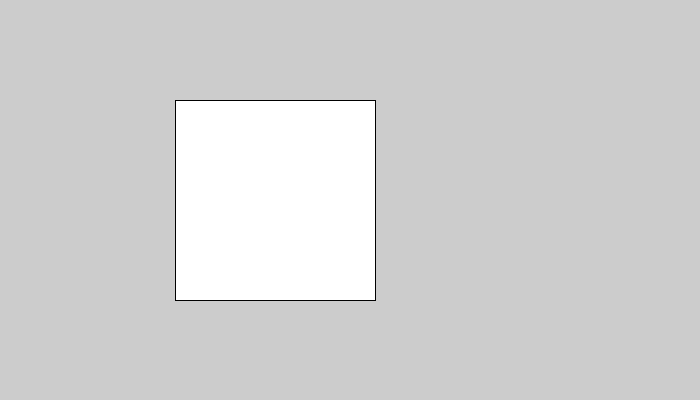
Frame 1 (no input)
Frame 60 (the mouse pressed at the canvas centre just before this capture): identical to frame 1, image omitted
Frame 120 (the mouse held since frame 60 and released just before this capture): identical to frame 1, image omitted

The Processing sketch that drew this single still picture (run headless with seeded random() and noise(); from frame 60 on, the mouse is pressed at the canvas centre):

// Processing sketch: Hello_World
// ── Hello_World.pde
//Global Variables
int appWidth, appHeight;
float centerWidth, centerHeight, xStart, yStart, widthRect, heightRect;

//
void setup() {
  //Declare Display Geometry: square, landscape, portrait
  size(700, 400); //Use size for debugging
  //fullScreen(); //Use fullScreen for easy deployment
  appWidth = width;
  appHeight = height;
  //
  //Concatenation
  println("\t\t\tWidth="+width, "\tHeight="+height); //key variables
  println("Display Monitor:", "\twidth="+displayWidth, "& height="+displayHeight);
  //
  //Ternary Operator
  String ls="Landscape or Square", p="portrait", DO="Display Orientation", instruct="Bru, turn your phun";
  String orientation = ( appWidth >= appHeight ) ? ls : p;
  println (DO, orientation);
  //
  //If ORIENTATION is wrong ... feedback to change it
  if ( orientation==p ) println(instruct);
  //
  //Fit CANVAS into Display Monitor
  if ( appWidth > displayWidth ) appWidth = 0; //CANVAS-width will not fit
  if ( appHeight > displayHeight ) appHeight = 0; //CANVAS-height will not fit
  if ( appWidth != 0 && appHeight != 0 ) print("Display Geoemtry is Good to Go.");
  if ( appWidth == 0 || appHeight == 0 ) println("STOP, is broken");

  
 //Population
 centerWidth = width * 1/2;
 centerHeight = height * 1/2;
 xStart = centerWidth - (width * 1/4);
 yStart = centerHeight - (height * 1/4);
 widthRect = height * 1/2;
 heightRect = height * 1/2;
} //End setup
//
void draw() {
 rect(xStart, yStart, widthRect, heightRect);
} //End draw
//
void keyPressed() {} //End keyPressed
//
void mousePressed() {} //End mousePressed
//
// End Main Program
